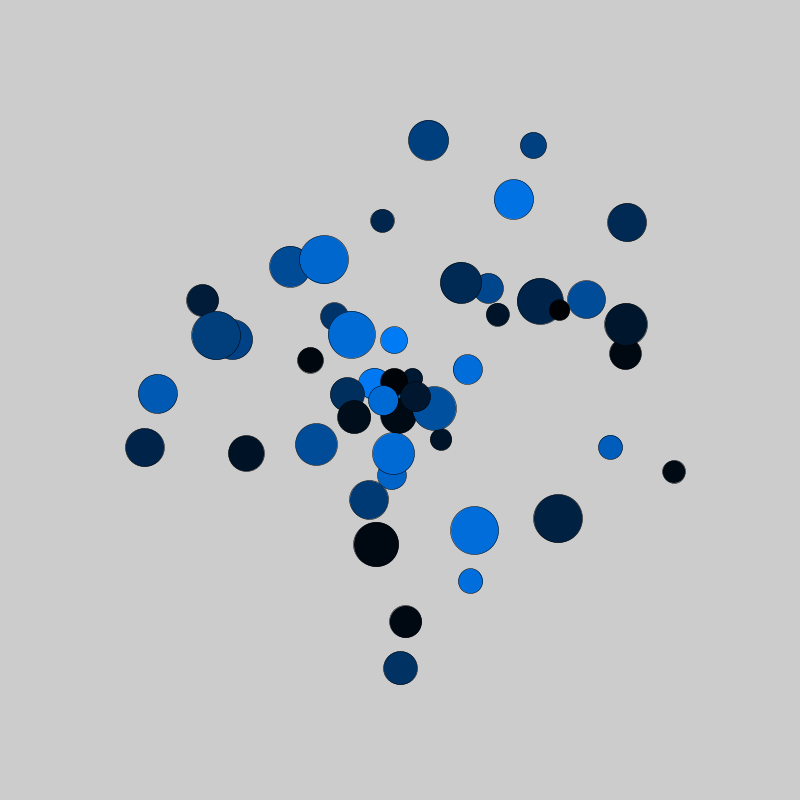
Frame 1 (no input)
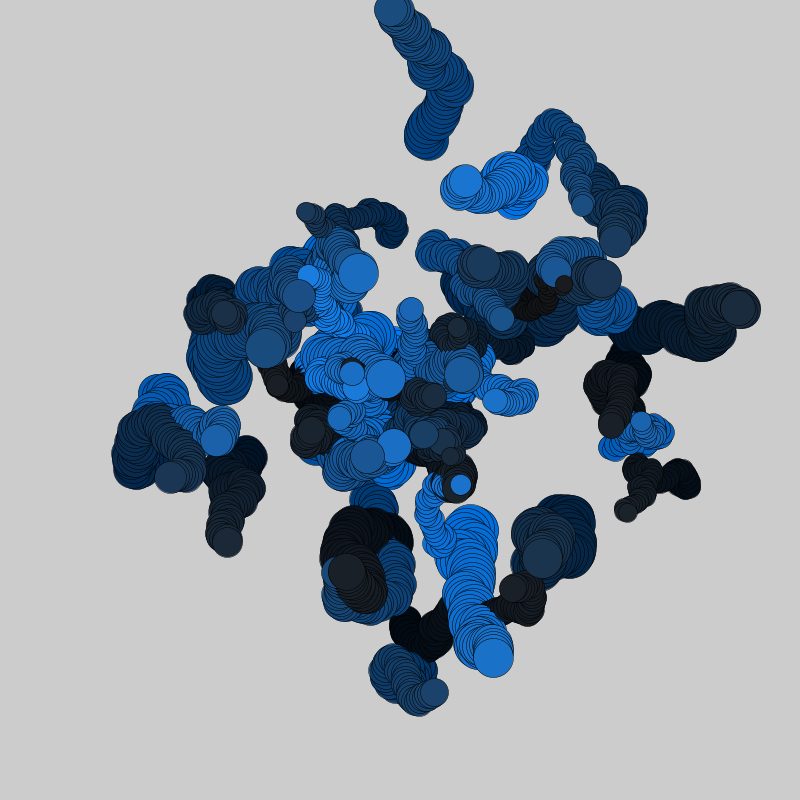
Frame 60 (the mouse pressed at the canvas centre just before this capture)
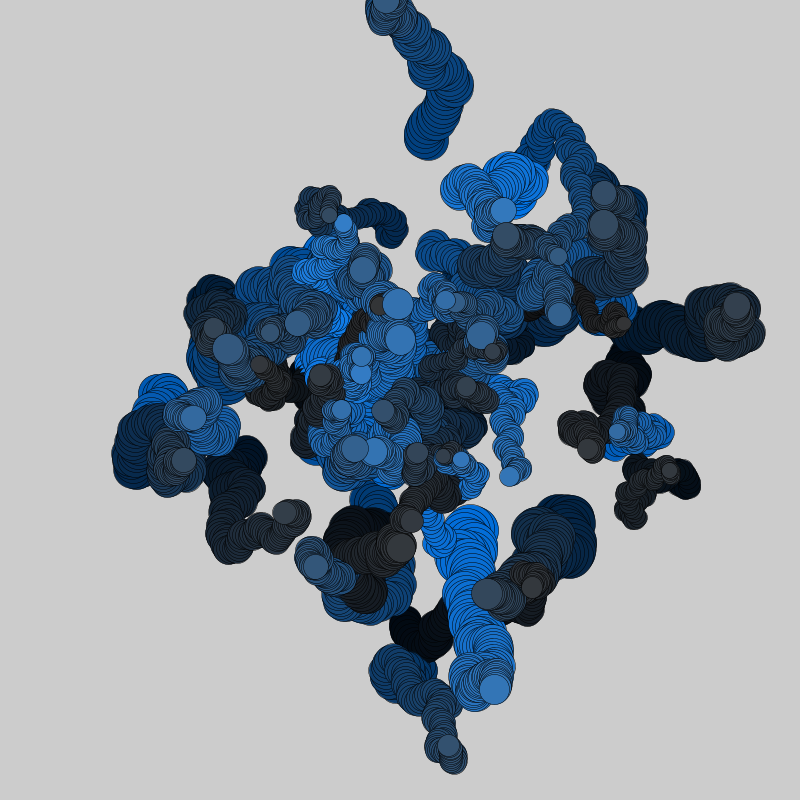
Frame 120 (the mouse held since frame 60 and released just before this capture)

The Processing sketch that drew these frames (run headless with seeded random() and noise(); from frame 60 on, the mouse is pressed at the canvas centre):

// Processing sketch: day01_02_object
// ── day01_02_object.pde
float x, y, dx, dy, rnd;
float rad = 300;
PVector pos, vel, acc;
color c;
Ball b;
int nBalls = 50;
ArrayList <Ball>balls;


void setup() {
  size(800, 800);
  //fullscreen(JAVA2D);
  ellipseMode(CENTER);

  balls = new ArrayList<Ball>(); // costruttore, arraylist è sempre una classe, non ha bisogno di parametri
  for (int i=0; i<nBalls; i++) {// loop
    //x = width*0.5+random(rad)*cos(random(TWO_PI));
    //y = height*0.5+random(rad)*sin(random(TWO_PI));
    dx=0.5; // unità è equivalente a un pixel, velocità, spazio in unità di tempo
    dy=-0.01;
    //pos = new PVector(x, y); // PVector classe di processing tridimensionali
    pos = PVector.random2D(); // PVector classe di processing tridimensionali
    pos.mult(random(rad));
    pos.add(new PVector(width*.5, height*.5));
    vel = new PVector(dx, dy);
    acc = new PVector(0, -0.005); // definisco anche direzione del vettore
    rnd = random(255);
    c = color(0,rnd*0.5, rnd); 
    b = new Ball(pos, vel, acc, random(20, 50), c);
    balls.add(b);
  }
}




void draw() {
  /*
  ellipse(pos.x, pos.y, 10, 10); // dot operator
   vel.add(acc);
   pos.add(vel); // add è un metodo di PVector, significa aggiungi a pos il vettore vel, aggiungi a te stesso
   acc = PVector.random2D ();
   vel.limit(3);
   */

  for (int i=0; i<balls.size(); i++) { //.size vede quanti elementi sono dentro alla arraylist
    b = balls.get(i); // funzione per leggere l'elemento
    b.update();
    b.display();
  }
  println(frameCount);
}
// ── Ball.pde
class Ball {

  // fields
  PVector pos, vel, acc, spin;
  float diam, vMag;
  color col, oldCol = color(128);
  int lifeSpan, lives;
  float age = 1, aging;

  // constructor(s) // dati da elaborare internamente che vengono dall'esterno
  Ball(PVector _pos, PVector _vel, PVector _acc, float _diam, color _col) {
    pos = _pos;
    vel = _vel;
    acc = _acc;
    diam = _diam;
    col = _col;
    spin = PVector.random2D();
    lifeSpan = 300;
    lives = 3;
    aging = 1.0/lifeSpan;
    // println(aging);
    vel.mult(diam*0.4);
    vMag = vel.mag();
  }

  Ball(PVector _pos, PVector _vel, PVector _acc) {
    this(_pos, _vel, _acc, 10, color(c)); // chiamata dei valori*
  }

  // methods or behaviors
  void update() {    
    if (age > 0) {
      //moveRand();
      moveRot();
      age-=aging;
    } else {
      if (lives > 1) {
        lives --;
        respawn(rad);
      }
    }
  }

  void respawn(float rad) {
    age = 1;
    vel.setMag(vMag);
    pos = PVector.random2D();
    pos.mult(random(rad));
    pos.add(new PVector(width*.5, height*.5));
  }

  void moveRand() {
    // spin = PVector.random2D();
    // acc.add(spin);
    // vel.add(acc);
    vel = PVector.random2D();
    vel.mult(1.5);
    vel.limit(3);
    pos.add(vel);
  }

  void moveRot() {
    vel.rotate(random(-PI*0.5, PI*0.5)); //attorno all'asse z
    // vel.mult(1.5);
    vel.limit(5*pow(age,2));
    pos.add(vel);
  }


  void display() {
    stroke(0);
    strokeWeight(0.5);
    fill(lerpColor(oldCol, col, age));
    float d = map(age, 0, 1, 5, diam); // map prende 5 valori, valore della variabile di partenza e il valore della variabile di arrivo, ultimo valore è valore intermedio della variabile di partenza
    ellipse(pos.x, pos.y, d, d);
  }
}
